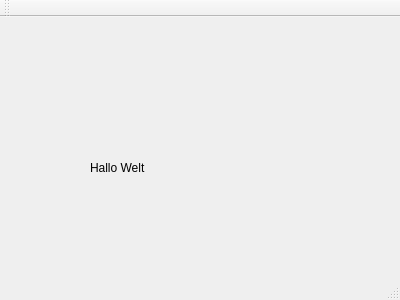
<?xml version="1.0" encoding="UTF-8"?>
<ui version="4.0">
 <class>MainWindow</class>
 <widget class="QMainWindow" name="MainWindow">
  <property name="geometry">
   <rect>
    <x>0</x>
    <y>0</y>
    <width>400</width>
    <height>300</height>
   </rect>
  </property>
  <property name="windowTitle">
   <string>MainWindow</string>
  </property>
  <widget class="QWidget" name="centralWidget">
   <widget class="QLabel" name="label">
    <property name="geometry">
     <rect>
      <x>90</x>
      <y>100</y>
      <width>221</width>
      <height>101</height>
     </rect>
    </property>
    <property name="text">
     <string>Hallo Welt</string>
    </property>
   </widget>
  </widget>
  <widget class="QMenuBar" name="menuBar">
   <property name="geometry">
    <rect>
     <x>0</x>
     <y>0</y>
     <width>400</width>
     <height>21</height>
    </rect>
   </property>
  </widget>
  <widget class="QToolBar" name="mainToolBar">
   <attribute name="toolBarArea">
    <enum>TopToolBarArea</enum>
   </attribute>
   <attribute name="toolBarBreak">
    <bool>false</bool>
   </attribute>
  </widget>
  <widget class="QStatusBar" name="statusBar"/>
 </widget>
 <layoutdefault spacing="6" margin="11"/>
 <resources/>
 <connections/>
</ui>
